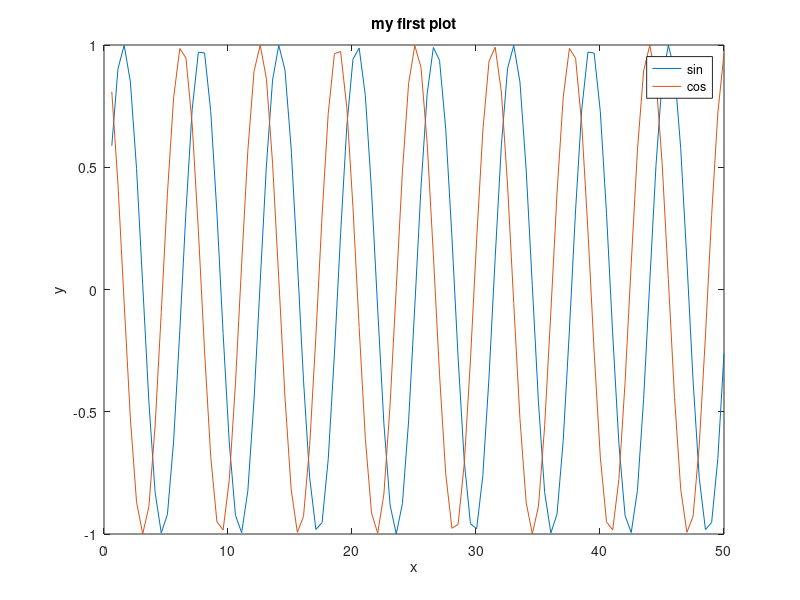

Reproduce this figure in MATLAB.
x = linspace(0.2*pi, 50);
y = sin(x);
y2 = cos(x);

plot(x, [y', y2']);

xlabel('x');
ylabel('y');

title('my first plot');

legend('sin', 'cos');